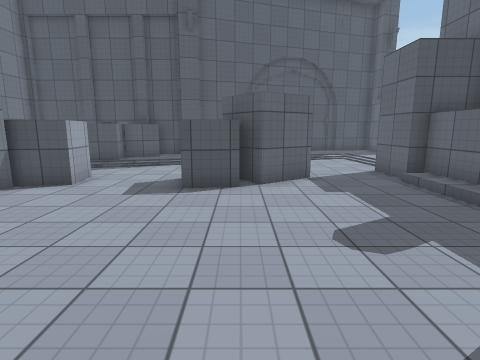
[1] (above)

16 first-person views from a walk through a scene from a Unity 3-D project. The camera is 1.5 m above the floor, tilts 10° down and sees 80° across. The floor is counted in squares, 1 m on a side. Each view is taken from the middle of a square. On the plan, view 1 faces up. The plan holds only what a view shows up to about 14 squares ahead; the rest is blank. The place goes on beyond the plan. The player is left out. Surface patterns are stand-ins for the level's own textures.

[2]
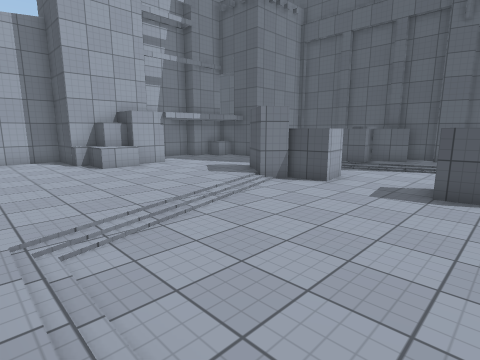

[3]
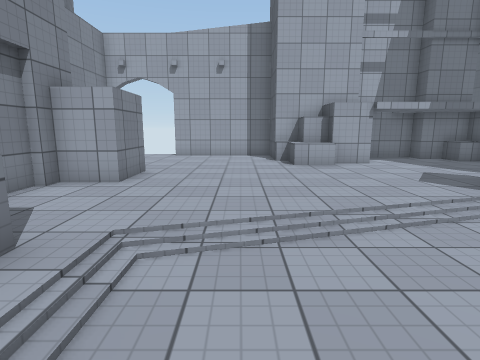

[4]
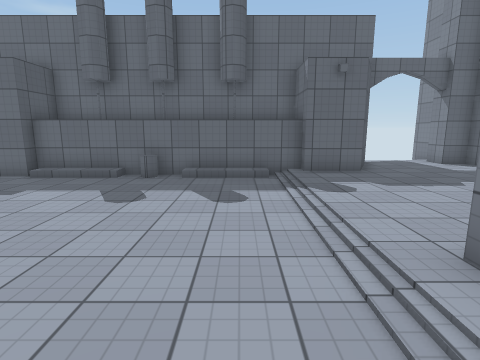

[5]
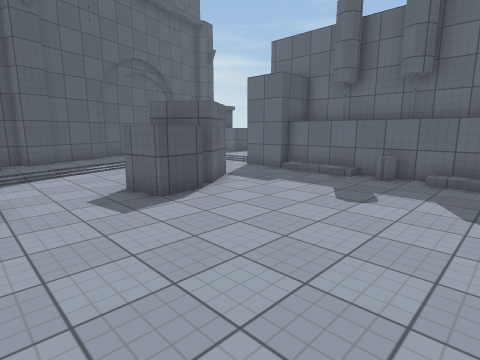

[6]
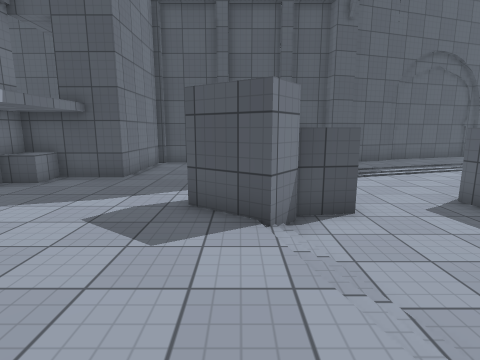

[7]
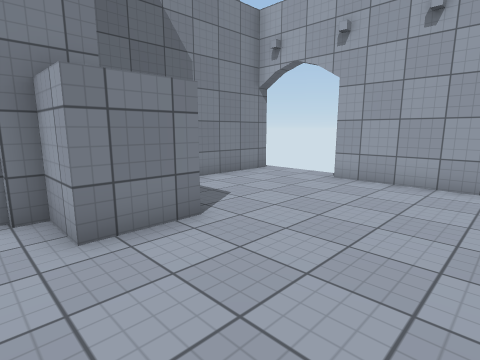

[8]
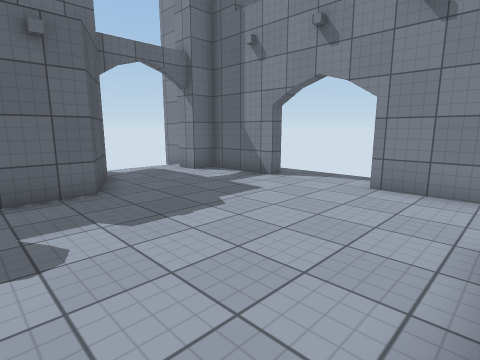

[9]
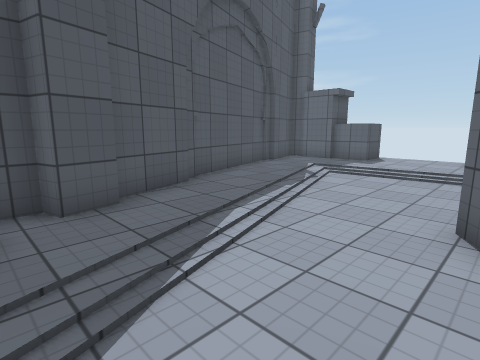

[10]
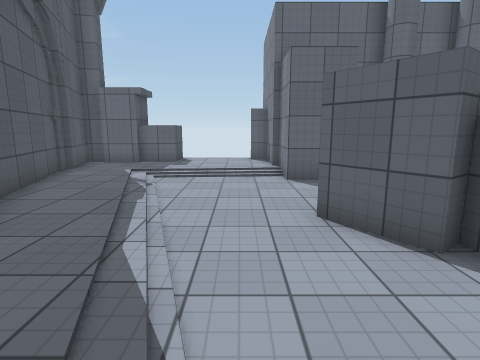

[11]
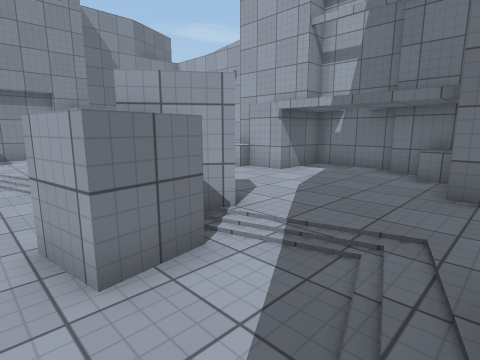

[12]
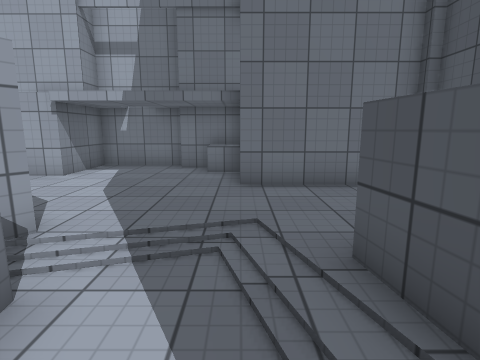

[13]
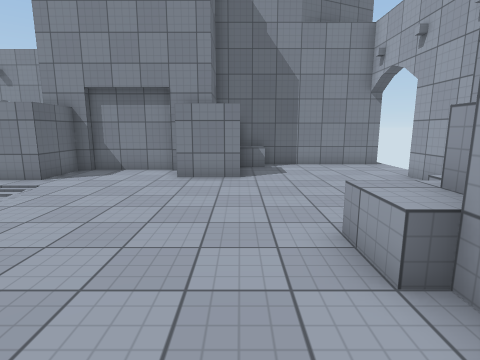

[14]
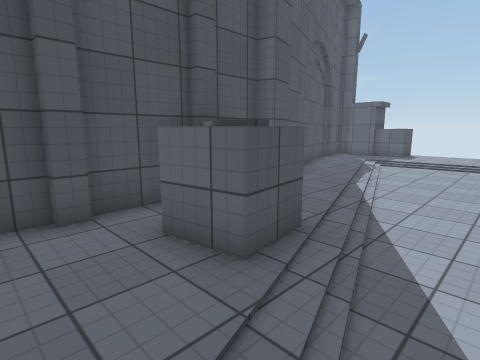

[15]
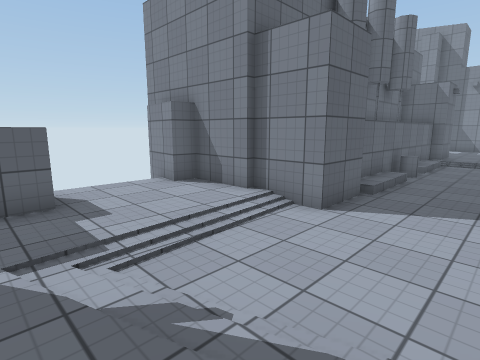

[16]
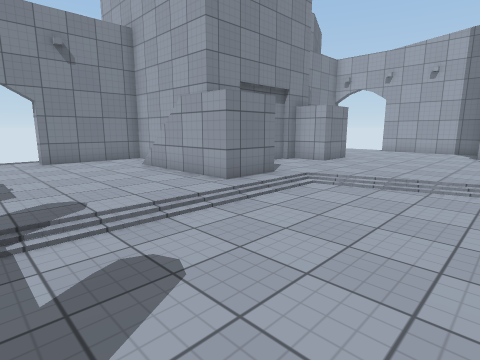

### Floor plan
Key: @ floor where view 1 was taken; # wall or solid block; . main floor; - floor 0.25 m lower than the main floor; / step, stairs or slope; = window, fence, low wall or low ledge; O other object.
Columns run from 16 left of view 1 to 11 right of it. Each row starts with its distance up from view 1.
 18                    ######
 17                 ####....#
 16               ###.......##
 15      ######O###.....//..###
 14      #...OOOO....//---.....
 13      #...OOO..//------/....
 12      #....O//---------/....
 11   ####.../------------.#####
 10   #=.....-------OO---###
  9  ##....../OO---OO O--##
  8  #......OOOO--OOOO---/#
  7  #.......OO----O-----/#
  6  ####...../----------/#
  5   ###...../----------/#
  4   #OO......----------=#
  3 ###OO......----------/#
  2 #........../---------/#
  1 #........../---------/#
  0 #...........----@----/#
 -1 #....................##
 -2 #.....OOO...# #......#
 -3 ......  O...O .......##
 -4 ......O ######........##
 -5 .....OO      #/........./--
 -6 #######      #/........./ -
 -7              #........... -
 -8              #.........## -
 -9              ####....###  ##
-10                  ....

Positions as (right, up) in squares from view 1, and headings:
1: (0, 0), facing up
2: (0, -1), facing up-left
3: (-1, 1), facing left
4: (-5, 1), facing right
5: (-5, 1), facing up-right
6: (-7, 2), facing up
7: (-7, 2), facing down-left
8: (-2, -1), facing down-right
9: (-4, 10), facing up-right
10: (-4, 12), facing right
11: (-4, 12), facing down-left
12: (-4, 11), facing left
13: (-10, 7), facing down
14: (-9, 10), facing up-right
15: (2, 16), facing down-right
16: (3, 4), facing down-left
